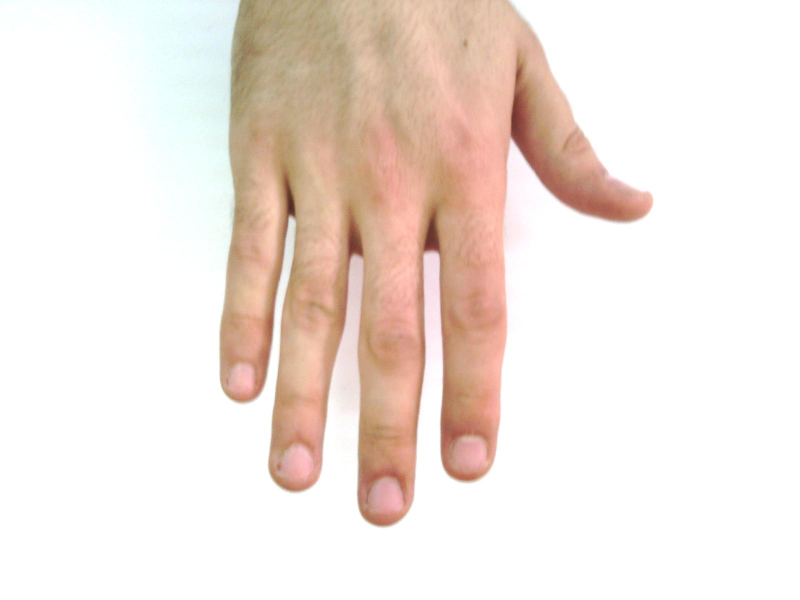
#> input picture python/09_machine/pichand.jpg, 1600 x 1200 px, given in place of the camera (shown at 1/2 size)
$ python save_img.py
#> lines starting #> are read from the running program, lines starting #| are printed output that depends on the picture; after the words box and inside, x2 and y2 are one past the last pixel; in counts of white or black regions, pixels touching at a corner belong together
import cv2
import numpy as np
import math

cam = cv2.VideoCapture(0)

cv2.namedWindow("test")

img_counter =0

def Skin_detect(img):

	frame_HSV = cv2.cvtColor(img, cv2.COLOR_BGR2HSV)
	#HSV_mask = cv2.inRange(frame_HSV, (0,15,0),(17,170,255))
	HSV_mask = cv2.inRange(frame_HSV, (0,15,0),(150,255,255))
	HSV_mask = cv2.morphologyEx(HSV_mask, cv2.MORPH_OPEN, np.ones((10,10), np.uint8))

	frame_YCrCb = cv2.cvtColor(img, cv2.COLOR_BGR2YCrCb)
	#YCrCb_mask = cv2.inRange(frame_YCrCb,(0,135,85),(255,180,135))
	YCrCb_mask = cv2.inRange(frame_YCrCb,(0,135,85),(255,190,135))
	YCrCb_mask = cv2.morphologyEx(YCrCb_mask, cv2.MORPH_OPEN, np.ones((10,10), np.uint8))

	global_mask = cv2.bitwise_and(YCrCb_mask, HSV_mask)
	global_mask = cv2.medianBlur(global_mask,3)
	global_mask = cv2.morphologyEx(global_mask, cv2.MORPH_OPEN, np.ones((4,4),np.uint8))
	global_color = cv2.bitwise_and(img, img, mask = global_mask)

	gray = cv2.cvtColor(global_color,cv2.COLOR_BGR2GRAY)
	return gray

while True:

	ret, frame = cam.read()
#> frame is the input picture: shape (1200, 1600, 3); mean B, G, R 222.4, 229.5, 241.3
	frame = cv2.flip(frame,1)
	#cv2.imshow("test",frame)
	kernel = np.ones((3,3),np.uint8)
	roi = frame[100:500, 700:1200]

	cv2.rectangle(frame, (700,100),(1200,500),(0,0,0),4)
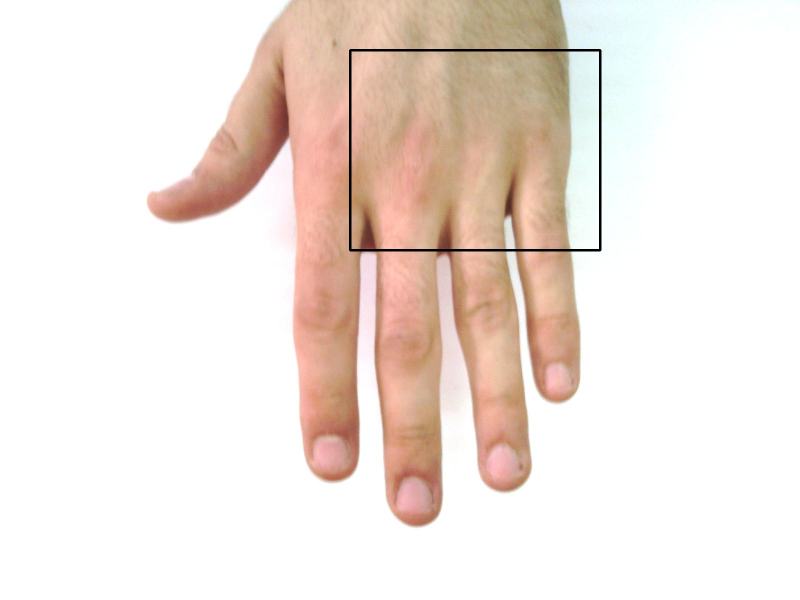
#> frame: shape (1200, 1600, 3) (shown at 1/2 size); mean B, G, R 221.6, 228.6, 240.3
	cv2.imshow("test",frame)
	gray=Skin_detect(roi)
#> in Skin_detect, `frame_HSV = cv2.cvtColor(img, cv2.COLOR_BGR2HSV)`: frame_HSV: shape (400, 500, 3); mean H, S, V 21.7, 72.2, 205.7
#> in Skin_detect, `frame_HSV = cv2.cvtColor(img, cv2.COLOR_BGR2HSV)`:
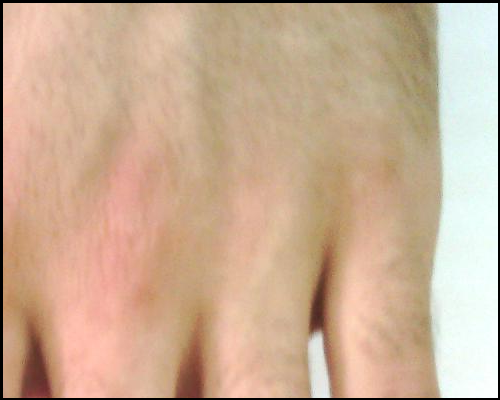
#> img: shape (400, 500, 3); mean B, G, R 149.2, 174.5, 203.8
#> in Skin_detect, `HSV_mask = cv2.inRange(frame_HSV, (0,15,0),(150,255,255))`:
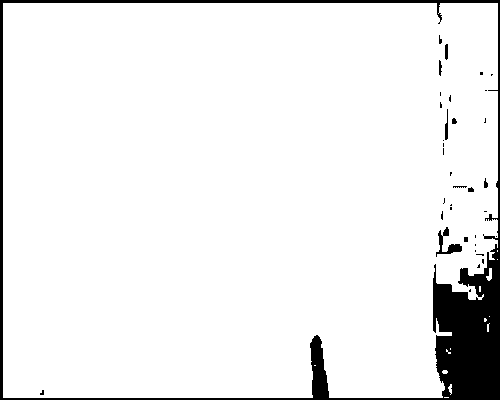
#> HSV_mask: shape (400, 500); 93.3% white; 36 black regions (26 under 20 px), largest, box (x1, y1, x2, y2) and area: (0, 0, 500, 400) 12694, (436, 227, 462, 257) 246, (445, 109, 448, 140) 63
#> in Skin_detect, `HSV_mask = cv2.morphologyEx(HSV_mask, cv2.MORPH_OPEN, np.ones((10,10),..`:
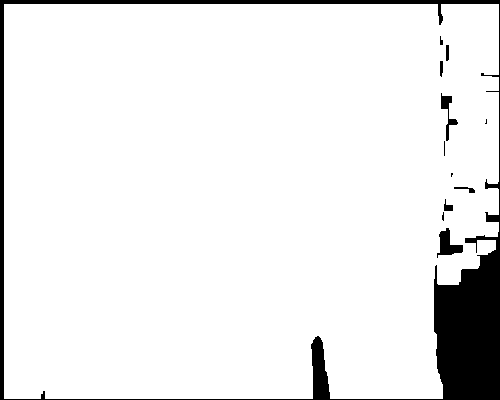
#> HSV_mask: shape (400, 500); 92.6% white; 12 black regions (5 under 20 px), largest, box (x1, y1, x2, y2) and area: (0, 0, 500, 400) 13848, (437, 228, 463, 258) 370, (441, 93, 458, 141) 241
#> in Skin_detect, `frame_YCrCb = cv2.cvtColor(img, cv2.COLOR_BGR2YCrCb)`: frame_YCrCb: shape (400, 500, 3); mean of channels 0, 1, 2 180.4, 144.7, 110.4
#> in Skin_detect, `YCrCb_mask = cv2.inRange(frame_YCrCb,(0,135,85),(255,190,135))`: YCrCb_mask: shape (400, 500); 84.7% white; 6 black regions (5 under 20 px), largest, box (x1, y1, x2, y2) and area: (0, 0, 500, 400) 30638
#> in Skin_detect, `YCrCb_mask = cv2.morphologyEx(YCrCb_mask, cv2.MORPH_OPEN, np.ones((10,..`: YCrCb_mask: shape (400, 500); 84.6% white; 5 black regions (4 under 20 px), largest, box (x1, y1, x2, y2) and area: (0, 0, 500, 400) 30814
#> in Skin_detect, `global_mask = cv2.bitwise_and(YCrCb_mask, HSV_mask)`: global_mask: shape (400, 500); 84.6% white; 5 black regions (4 under 20 px), largest, box (x1, y1, x2, y2) and area: (0, 0, 500, 400) 30840
#> in Skin_detect, `global_mask = cv2.medianBlur(global_mask,3)`: global_mask: shape (400, 500); 84.6% white; 2 black regions (1 under 20 px), largest, box (x1, y1, x2, y2) and area: (0, 0, 500, 400) 30847
#> in Skin_detect, `global_mask = cv2.morphologyEx(global_mask, cv2.MORPH_OPEN, np.ones((4..`:
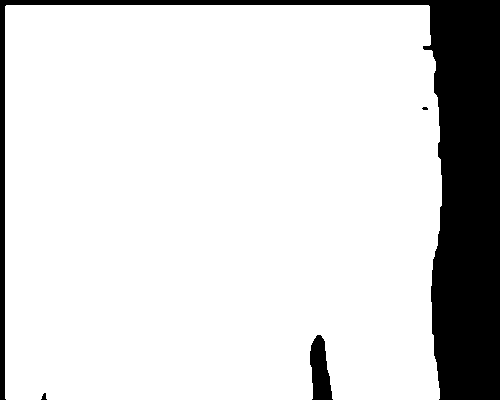
#> global_mask: shape (400, 500); 84.6% white; 4 black regions (1 under 20 px), largest, box (x1, y1, x2, y2) and area: (0, 0, 500, 400) 29798, (310, 335, 333, 400) 1023, (41, 393, 47, 400) 26
#> in Skin_detect, `global_color = cv2.bitwise_and(img, img, mask = global_mask)`:
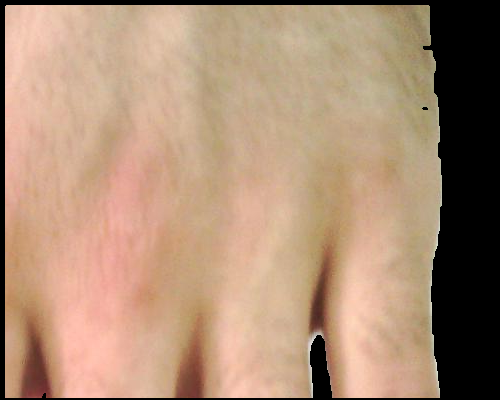
#> global_color: shape (400, 500, 3); mean B, G, R 117.4, 141.8, 172.7
#> in Skin_detect, `gray = cv2.cvtColor(global_color,cv2.COLOR_BGR2GRAY)`:
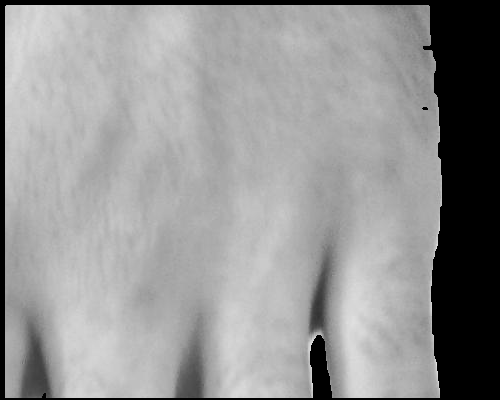
#> gray: shape (400, 500); min 0, max 232, mean 148.3
	cv2.imshow("ROI", gray)
	if not ret:
		break
	k = cv2.waitKey(1)
#> (key Esc is pressed here)

	if k%256 == 27:
		break
	elif k%256 ==32:
		img_name= "none_{}.png".format(img_counter)
		cv2.imwrite(img_name,roi)
		img_counter +=1
cam.release()
cv2.destroyAllWindows()
